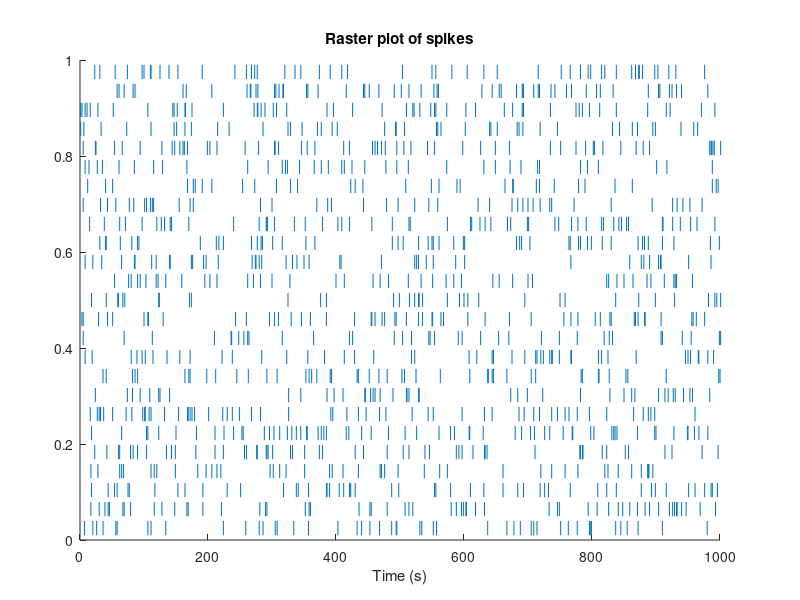

Source code (MATLAB):

function poisson
timeStepS = 0.001;                  
spikesPerS = 50;                    
durationS = 1.000;                  
spikes = makeSpikes(timeStepS, spikesPerS, durationS, 25);
rasterPlot(spikes, timeStepS);
end
function rasterPlot(spikes, ~)
figure(1);
axes('position', [0.1, 0.1, 0.8, 0.8]);
axis([0, length(spikes) - 1, 0, 1]);
trains = size(spikes, 1); 
ticMargin = 0.01;                                      
ticHeight = (1.0 - (trains + 1) * ticMargin) / trains;
for train = 1:trains
    spikeTimes = find(spikes(train, :) == 1);
    yOffset = ticMargin + (train - 1) * (ticMargin + ticHeight);
    for i = 1:length(spikeTimes)
        line([spikeTimes(i), spikeTimes(i)], [yOffset, yOffset + ticHeight]);
    end
end
xlabel('Time (s)')
title('Raster plot of spikes');
end
function spikes = makeSpikes(timeStepS, spikesPerS, durationS, numTrains)
if (nargin < 4)
    numTrains = 1;
end
times = [0:timeStepS:durationS];
spikes = zeros(numTrains, length(times));
for train = 1:numTrains
    vt = rand(size(times));
    spikes(train, :) = (spikesPerS*timeStepS) > vt;
end
end